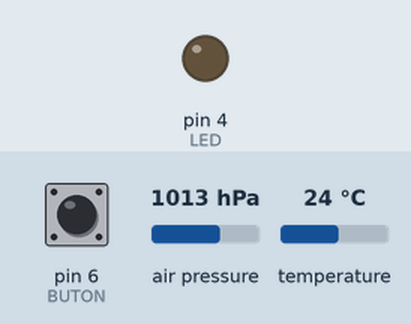
Recording of a sketch running on a simulated Arduino Uno, built with avr-gcc and run on an emulated ATmega328P. On the bench: output pins drawn as LEDs (lit = HIGH). Dashed ring = blinking. The test bench sets the inputs (shaded band); at power-on: pin 6 (BUTON) HIGH, air pressure 1013 hPa, temperature 24 °C. What the sketch prints to the serial monitor is not drawn.

Above: at 3.5 s.
3.6 s: pin 6 (BUTON) pulled LOW for 0.15 s
At 3.89 s:
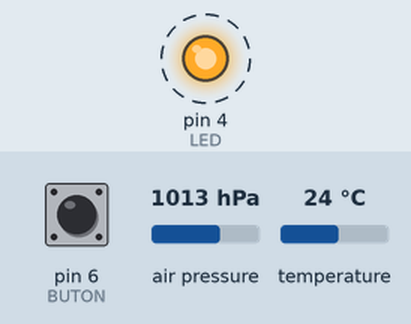
8.7 s: pin 6 (BUTON) pulled LOW for 3.2 s
At 8.95 s:
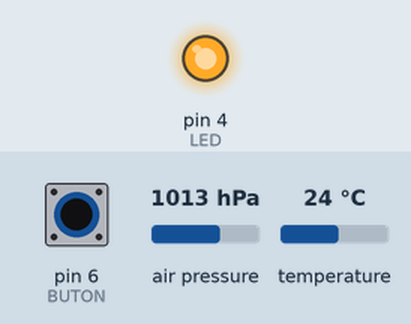
Timing chart, 0 to 13.3 s (numbered marks = the images above; inputs shaded):
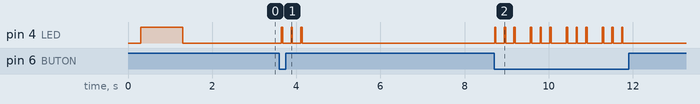

Measured:
- after the input at 3.6 s, pin 4 (LED): alternates HIGH for 0.03 s and LOW for 0.20 s, 6 changes in all, then stays LOW, starting after 0.05 s
- after the input at 8.7 s, pin 4 (LED): LOW → HIGH at once, then repeats every 0.85 s: 2 × (LOW 0.20 s, HIGH 0.03 s), LOW 0.36 s, HIGH 0.03 s, until it stays LOW from 11.8 s

The sketch:

4_test_PIN_alti_BUT.ino
```cpp
		//Pro Mini/UNO
		//3.3V 8MHz
		//Programmer - ArduinoISP
		//Bootload programmer USB ASP
/*
    pinMode(BUTON, INPUT_PULLUP);
    pinMode(BUZ, OUTPUT);
=====================================
LED - implenent millis();
DONE - create LED blink function
BMP - find adress
BMP - receive data
BMP - filter data to meters
BMP - set zero meters, with serial or when turned ON

FLASH - store data in memory
FLASH - read data from memory

GYRO - find adress
GYRO - receive data
GYRO - filter angle, acceleration

GPS - receive full data
GPS - filter to lat lon

RF - send data
RF - receive data-write in serial
RF - send diferent signal powers
RF - receive DT, move servo
RF - check transceive distance
RF - send FM tone

EEPROM - store board settings
APP - change parameteres thru serial

==possible PRODUCTS==
GPS standalone
RDT
Alti Logger
RF Beacon
Timer

==possible MODES==
Timer RF BUNT mode
Timer RF FLY mode
Timer Gyro FLY mode
Timer Gyro BUNT mode
Timer Gyro RF info mode

		 BOARD			"GPS REV C"
		 STAB
		 BUTON		-	push button on board
		 LED 		-	LED on board
		 INT_GYRO	-	accelerometer INT pin
		 RF_NSS		-	RFM9x NSS PIN
		 DATA_RF	-	RFM9x data 1
		 DATA_RF_2	-	RFM9x data 2
		 RF_FM		-	send FM tone broadcast, should be DIO2 on RFM9x??
		 MEM_CS		-	Flash memory chip select - used for altimeter data
		 GPS_RX
		 GPS_TX


working functions:
	serial_print_info();
	i2c_scaner();
	led_blink_loop(int pin, int on_time, int Off_time);
	buz_short(PIN, times); //active buz
	buz_tone(PIN, start_freq, end_freq);//passive buz
*/
              /*
              BMP180 - I2C device found at address #define BMP180_ADR		0x77
KEYWORDS:
              begin  KEYWORD2
              startTemperature  KEYWORD2
              getTemperature  KEYWORD2
              startPressure KEYWORD2
              getPressure KEYWORD2
              sealevel  KEYWORD2
              altitude  KEYWORD2

              */

#define GPS_RF_C
#define SOFT_VER "4_test_PIN_alti_BUT"

#include "Pinmap.h"
#include "Timer_definitions.h"

#include <Wire.h>
#include <SFE_BMP180.h>

SFE_BMP180 pressure;
double baseline;
double getPressure();

int counter = 0;
bool but_state = true;

void setup(){
	Serial.begin(9600);
	serial_print_info();

	pinMode(LED, OUTPUT);
	pinMode(BUTON, INPUT_PULLUP);
  buz_long(LED, 1);//turns on LED pin
  if (pressure.begin())
    Serial.println("BMP180 init success");
  else
  {
    Serial.println("BMP180 init fail (disconnected?)\n\n");
    while(1); // Pause forever.
  }
  baseline = getPressure();
  delay(500);
}

void loop(){
  double a,P;
  but_state = digitalRead(BUTON);
  if(but_state == true ){
  }else if(but_state == false ) {
    buz_short(LED, 3);
    counter = counter+1;
    baseline = getPressure();
    Serial.println("set baseline ");
  }
  P = getPressure();
  a = pressure.altitude(P,baseline);
  if (a >= 0.0) Serial.print(" "); // add a space for positive numbers
  Serial.print(a,1);
  Serial.println(" meters");


  delay(100);
}

void read_button(){
	if(but_state == true ){
	}else if(but_state == false ) {
    buz_short(LED, 3);
    counter = counter+1;
    baseline = getPressure();
    Serial.println("set baseline ");
    }
}

double getPressure()
{
  char status;
  double T,P,p0,a;
  status = pressure.startTemperature();
  if (status != 0)
  {
    delay(status);
    status = pressure.getTemperature(T);
    if (status != 0)
    {
      status = pressure.startPressure(3);
      if (status != 0)
      {
        delay(status);
        status = pressure.getPressure(P,T);
        if (status != 0)
        {
          return(P);
        }
        else Serial.println("error retrieving pressure measurement\n");
      }
      else Serial.println("error starting pressure measurement\n");
    }
    else Serial.println("error retrieving temperature measurement\n");
  }
  else Serial.println("error starting temperature measurement\n");
}
```

Pinmap.h
```cpp
#ifdef FFT_FIRST_REV_C
/*2020.10.02*/
#define STAB  		  14
#define WING  		  15
#define SW_1  		  16
#define SW_2  		  17
#define SW2 		    9
#define BUZ  		    13
#define LED_STATUS  	8
#define SERVO_ON  		5
//PINMAP FFT_FIRST_REV_C
//D3-LED status			OK!
//D5-servo 4
//D6-servo 3
//D7-BUZ-no gen			OK!
//D9-servo 1
//D10-servo ON
//D11-servo 2
//D12-hall 1
//D13-hall 2
//A6-BUTTON-ON OF ..ERRROR - analog pin, not digital
//A7-POW ON       ..ERRROR - analog pin, not digital
//A0-voltmeter
//D15 - TX2-GPS
//D16 - RX2-GPS
//D17 - DT in
//D18 - to BLE wake UP
//D19 - to BLE Config
#endif

#ifdef MODEL_A
/*2020-10-01*/
#define STAB  		  14
#define WING  		  15
#define SW_1  		  16
#define SW_2  		  17
#define SW2 		    9
#define BUZ  		    13
#define LED_STATUS  8
#define SERVO_ON  	5
#endif

#ifdef GPS_RF_C
/*2020.10.02 - added GPS_RF_C*/
#define BOARD			"GPS_REV_C"
#define STAB			9
#define WING			-1		//not used
#define SW_1			-1		//not used
#define SW_2			-1		//not used
#define BUTON			6		//push button on board
#define BUZ				-1		//not used
#define LED				4		//LED on board
#define SERVO_ON 		-1		//not used
#define INT_GYRO		17		//accelerometer INT pin
#define RF_NSS			10		//RFM9x NSS PIN
#define DATA_RF			15		//RFM9x data 1
#define DATA_RF_2		16		//RFM9x data 2
#define RF_FM			-1		//send FM tone broadcast, should be DIO2 on RFM9x??
#define	MEM_CS			14		//Flash memory chip select - used for altimeter data
#define GPS_RX			3
#define GPS_TX			2
//#define BMP280_ADRESS 0x76	//addr to gnd
//#define BMP180_ADRESS	0x77	//has no addres pin
//#define GYRO_ADRESS
#endif
```

Timer_definitions.h
```cpp
/*
2020-10-02
	Added:
		serial_print_info();
		led_blink_loop();
		buz_short();
		buz_long();
		buz_tone();
		timer_time(); with millis();
*/
#include "Pinmap.h"

unsigned long currentMillis;

#ifdef FFT_FIRST_REV_C
unsigned long sekunde       = 1000;

int TIMER_TIME;
bool RDT = false;

Servo stab_servo;
Servo wing_servo;

#endif

void serial_print_info(){
	Serial.println(BOARD);
	Serial.println(SOFT_VER);
	Serial.println("...");
  delay(100);
  Serial.println("..");
  delay(100);
  Serial.println(".");
  delay(100);
}

void i2c_scaner(){//TODO

}

void led_blink_loop(uint8_t PIN, int on_time, int off_time){

	digitalWrite(PIN, HIGH);
	Serial.println("HIGH");
	delay(on_time);

	digitalWrite(PIN, LOW);
	Serial.println("LOW");
	delay(off_time);

}

void buz_short(uint8_t PIN, uint8_t times){
	for(int i=0; i<times; i++){
		digitalWrite(PIN, HIGH);
		delay(30);
		digitalWrite(PIN, LOW);
		delay(200);
	}
}

void buz_long(uint8_t PIN, uint8_t times){
	for(int i=0; i<times; i++){
		digitalWrite(PIN, HIGH);
		delay(1000);
		digitalWrite(PIN, LOW);
		delay(500);
	}
}

void buz_tone(uint8_t PIN, int start_freq, int end_freq){
	for (int i = start_freq; i <= end_freq; i++){
		tone(PIN, i);
		delay(1);
	}
}

void servo_on(){
  digitalWrite(SERVO_ON, HIGH);
}

void servo_off(){
    digitalWrite(SERVO_ON, LOW);
}

void timer_time( float time ){
    currentMillis = millis();
    while ( millis() < (currentMillis + time) ){
        // your time window for various status checking
    }
}
```
